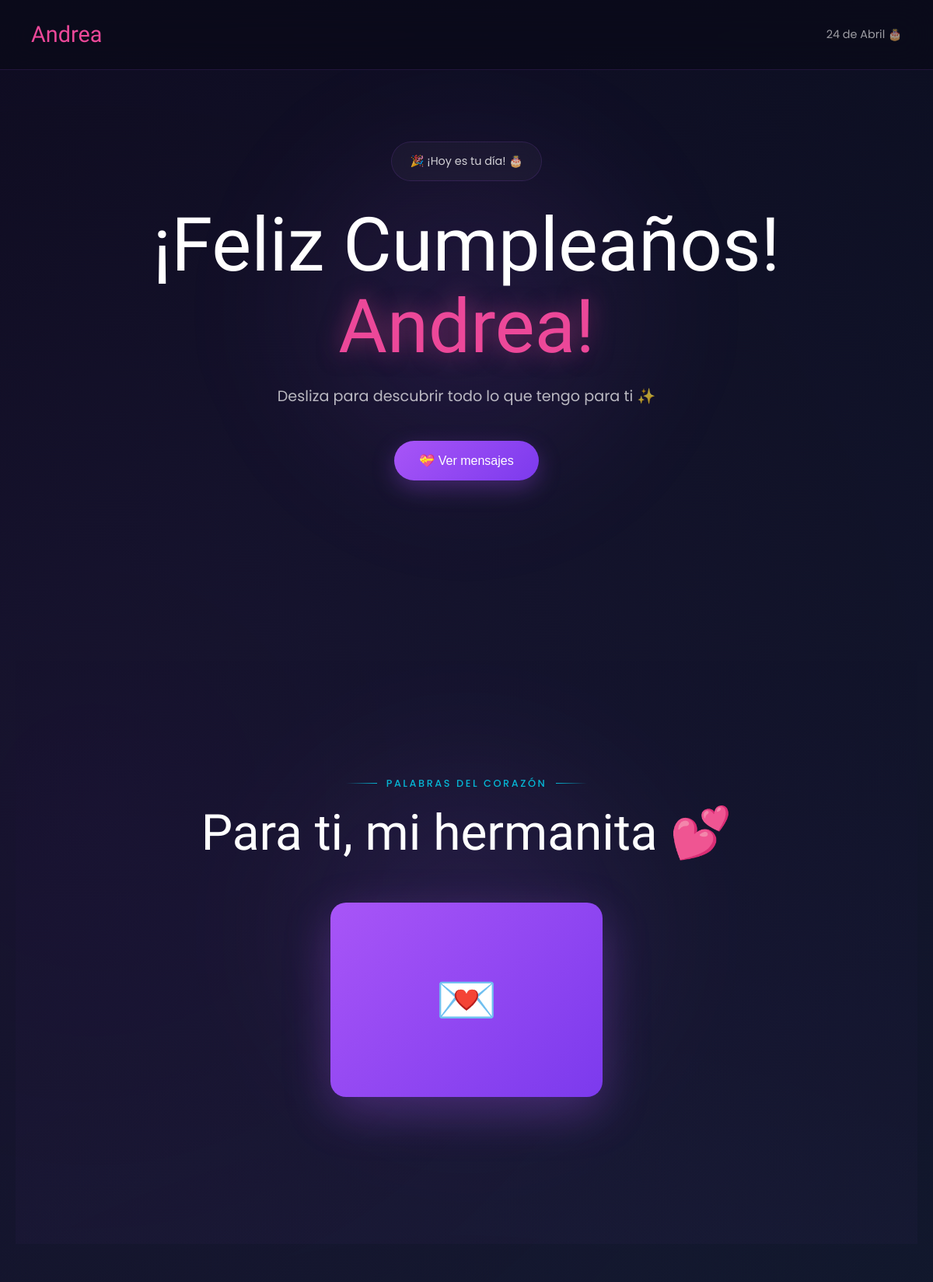
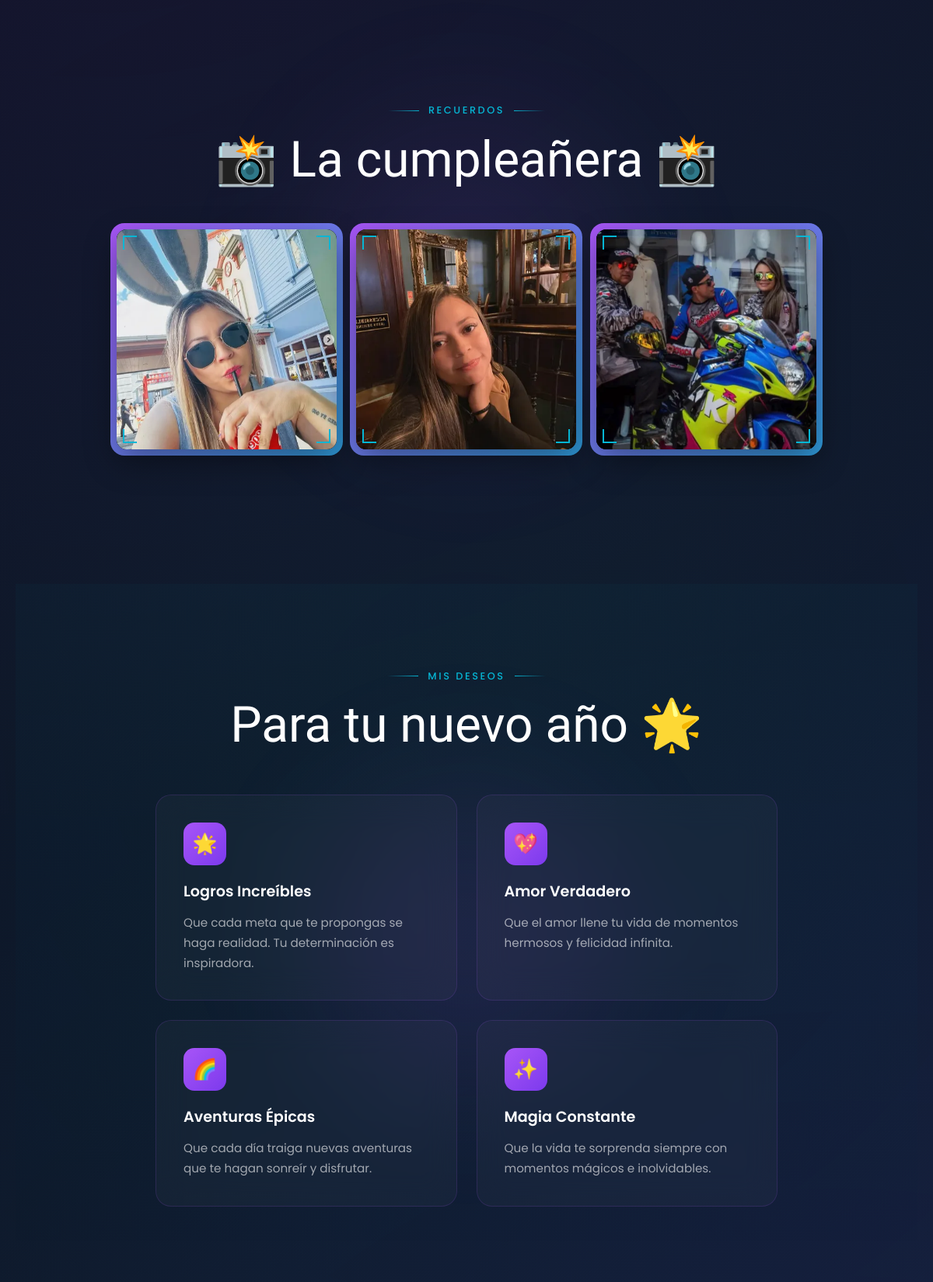
The page / (upper part) on the database its author committed (2 pictures, top to bottom).
### app.py (models this page shows)
class Config(db.Model):
    id = db.Column(db.Integer, primary_key=True)
    key = db.Column(db.String(100), unique=True, nullable=False)
    value = db.Column(db.Text)

class Photo(db.Model):
    id = db.Column(db.Integer, primary_key=True)
    filename = db.Column(db.String(200), nullable=False)
    caption = db.Column(db.String(200))
    order_num = db.Column(db.Integer, default=0)
    created_at = db.Column(db.DateTime, default=datetime.utcnow)

### app.py (the view)
@app.route('/')
def home():
    nombre = Config.query.filter_by(key='nombre').first()
    titulo = Config.query.filter_by(key='titulo').first()
    subtitulo = Config.query.filter_by(key='subtitulo').first()
    messages = Message.query.order_by(Message.order_num).all()
    photos = Photo.query.order_by(Photo.order_num).all()
    return render_template('index.html',
                         nombre=nombre.value if nombre else 'Andrea',
                         titulo=titulo.value if titulo else '¡Feliz Cumpleaños!',
                         subtitulo=subtitulo.value if subtitulo else '',
                         messages=messages,
                         photos=photos)

### templates/index.html (shortened to what this page needs)
<!DOCTYPE html>
<html lang="es">
<head>
    <link rel="stylesheet" href="{{ url_for('static', filename='css/style.css') }}">
</head>
<body>
    <div class="ambient-bg"></div>
    <header class="header">
        <div class="header-logo">{{ nombre }}</div>
        <div class="header-date">24 de Abril 🎂</div>
    </header>
    <main class="main-content">
        <section class="hero-section" id="hero">
            <div class="section-bg"></div>
            <div class="hero-badge">🎉 ¡Hoy es tu día! 🎂</div>
            <h1 class="hero-title">
                ¡Feliz Cumpleaños!
                <span class="highlight">{{ nombre }}!</span>
            </h1>
            <p class="hero-subtitle">Desliza para descubrir todo lo que tengo para ti ✨</p>
            <button class="btn-cta" onclick="document.getElementById('messages').scrollIntoView({behavior:'smooth'})">
                💝 Ver mensajes
            </button>
        </section>
        <section class="messages-section" id="messages">
            <div class="section-bg"></div>
            <div class="section-header">
                <div class="section-eyebrow">Palabras del corazón</div>
                <h2 class="section-title">Para ti, mi hermanita 💕</h2>
            </div>
            <div class="envelope-container">
                <div class="envelope-wrapper" onclick="openEnvelope()">
                    <div class="envelope-back"></div>
                </div>
            </div>
        </section>
        {% if photos %}
        <section class="gallery-section" id="gallery">
            <div class="section-header">
                <div class="section-eyebrow">Recuerdos</div>
                <h2 class="section-title">📸 La cumpleañera 📸</h2>
            </div>
            <div class="gallery-frame">
                {% for photo in photos %}
                <div class="gallery-frame-item" onclick="openLightbox({{ loop.index0 }})">
                    <div class="gallery-frame-photo">
                        <img src="{{ url_for('static', filename='uploads/' + photo.filename) }}" alt="{{ photo.caption }}" loading="lazy">
                        <div class="frame-corners">
                        </div>
                    </div>
                </div>
                {% endfor %}
            </div>
        </section>
        {% endif %}
        <section class="wishes-section" id="wishes">
            <div class="section-bg"></div>
            <div class="section-header">
                <div class="section-eyebrow">Mis deseos</div>
                <h2 class="section-title">Para tu nuevo año 🌟</h2>
            </div>
            <div class="grid-2">
                <div class="card">
                    <div class="card-icon">🌟</div>
                    <h3 class="card-title">Logros Increíbles</h3>
                    <p class="card-text">Que cada meta que te propongas se haga realidad. Tu determinación es inspiradora.</p>
                </div>
                <div class="card">
                    <div class="card-icon">💖</div>
                    <h3 class="card-title">Amor Verdadero</h3>
                    <p class="card-text">Que el amor llene tu vida de momentos hermosos y felicidad infinita.</p>
                </div>
                <div class="card">
                    <div class="card-icon">🌈</div>
                    <h3 class="card-title">Aventuras Épicas</h3>
                    <p class="card-text">Que cada día traiga nuevas aventuras que te hagan sonreír y disfrutar.</p>
                </div>
                <div class="card">
                    <div class="card-icon">✨</div>
                    <h3 class="card-title">Magia Constante</h3>
                    <p class="card-text">Que la vida te sorprenda siempre con momentos mágicos e inolvidables.</p>
                </div>
            </div>
        </section>
    </main>
</body>
</html>

### rows shown on the page
Config: value "Andrea"
Photo: filename (picture)
Photo: filename (picture)
Photo: filename (picture)
